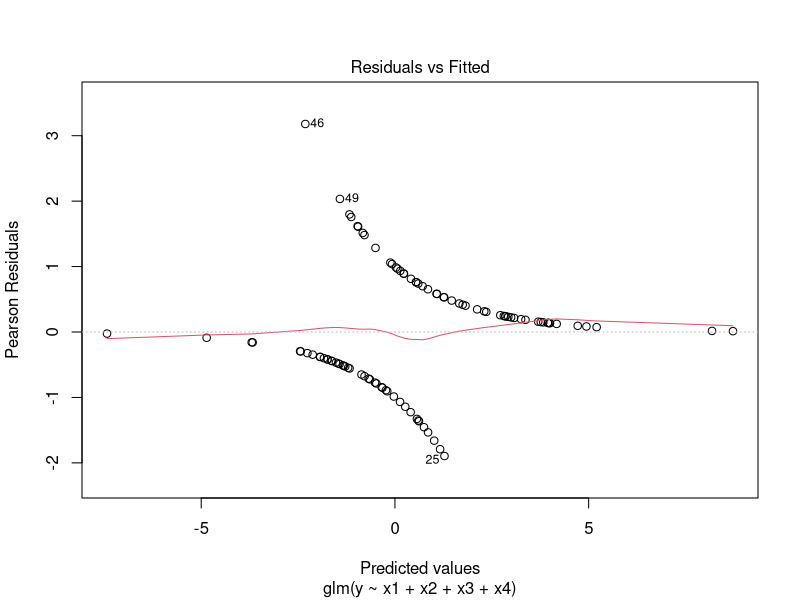
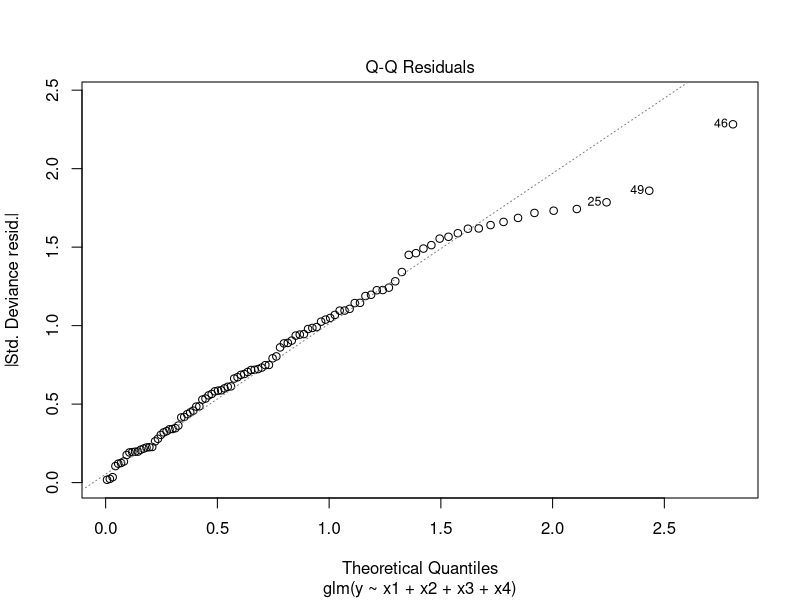
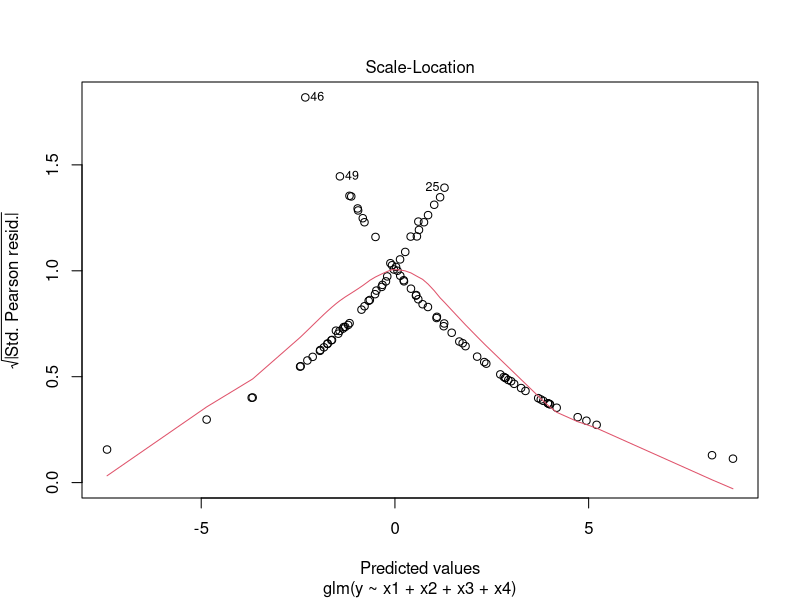
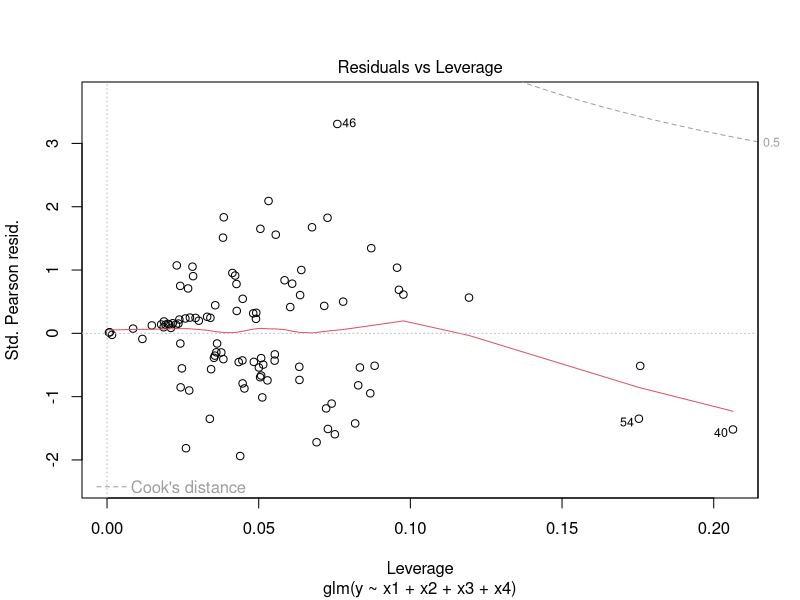
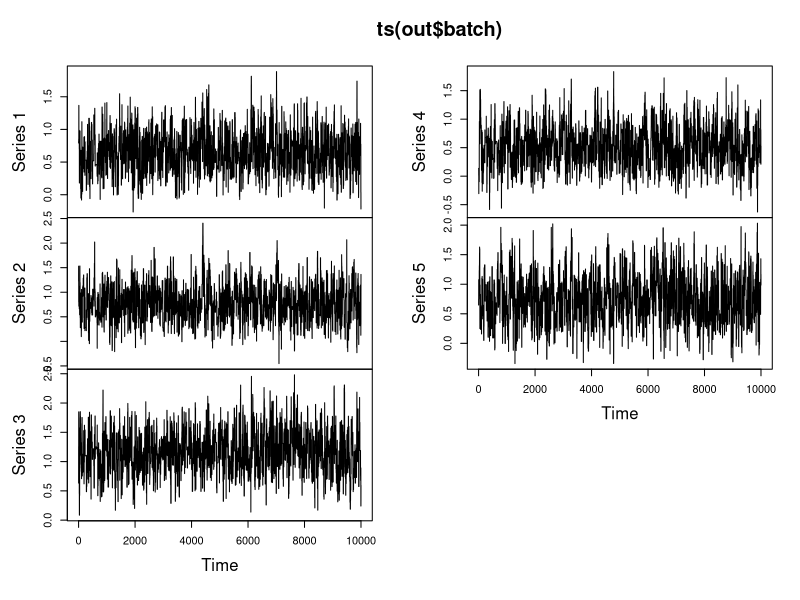
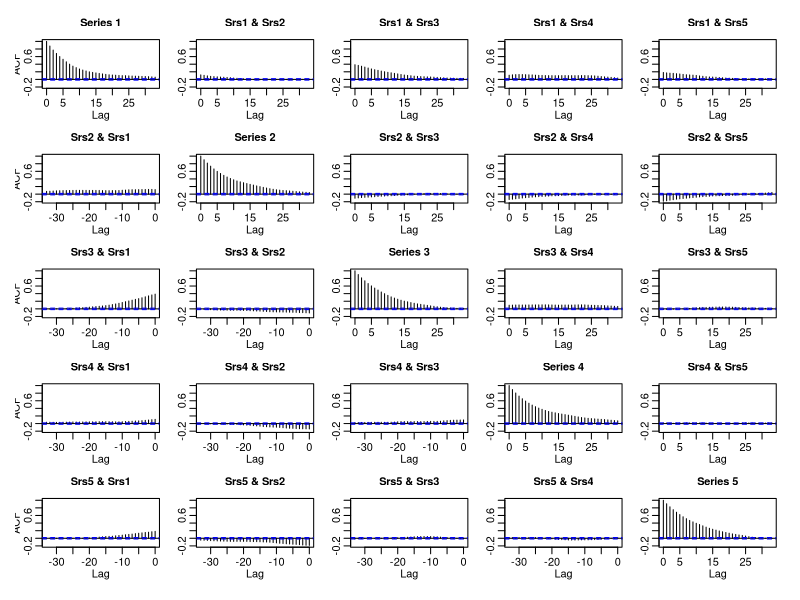

Source code (R) for these figures, in order: (Note: this script raises an error after producing the figures.)
library(mcmc)
data(logit)
out <- glm(y ~ x1 + x2 + x3 + x4, data=logit, family = binomial(), x = TRUE)
summary(out)
plot(out)

x <- out$x
y <- out$y

lupost <- function(beta, x, y) {
       eta <- as.numeric(x %*% beta)
       logp <- ifelse(eta < 0, eta - log1p(exp(eta)), - log1p(exp(- eta)))
       logq <- ifelse(eta < 0, - log1p(exp(eta)), - eta - log1p(exp(- eta)))
       logl <- sum(logp[y == 1]) + sum(logq[y == 0])
       return(logl - sum(beta^2) / 8) 
}


set.seed(42)
beta.init <- as.numeric(coefficients(out))
out <- metrop(lupost, initial = beta.init, nbatch= 1e3, x=x, y=y)
names(out)
out$accept

out <- metrop(out, scale = 0.1, x = x, y = y)
out$accept

out <- metrop(out, scale = 0.3, x = x, y = y)



out$accept

out <- metrop(out, scale = 0.5, x = x, y = y)
out$accept

out <- metrop(out, scale = 0.4, x = x, y = y)
out$accept

out <- metrop(out, nbatch = 1e4, x = x, y = y)
out$accept

out$time
plot(ts(out$batch))

acf(out$batch)



n <- 2e4
rho <- 0.99
x <- arima.sim(model = list(ar=rho), n=n)
x <- ev
plot(x, t='l')

out <-initseq(x)
plot(seq(along=out$Gamma.pos) - 1, out$Gamma.pos, xlab='k', 
     ylab = expression(Gamma[k]), type='l') 
lines(seq(along = out$Gamma.dec) - 1, out$Gamma.dec, lty='dotted')
lines(seq(along = out$Gamma.con) - 1, out$Gamma.con, lty='dashed')

out$var.con

blen <- 5
x.batch <- apply(matrix(x, nrow = blen), 2, mean)
x.batch
head(x.batch)

bout <- initseq(x.batch)
plot(seq(along = bout$Gamma.con) - 1, bout$Gamma.con,
             xlab = "k", ylab = expression(Gamma[k]), type = "l")
mean(x) + c(-1, 1) * qnorm(0.975) * sqrt(out$var.con / length(x))
mean(x.batch) + c(-1, 1) * qnorm(0.975) * sqrt(bout$var.con / length(x.batch))



x <- ev
out <- initseq(x)
metrop(out)


h <- function(x) if (all(x >= 0) && sum(x) <= 1) return(1) else return(-Inf)
out <- metrop(h, ev, 1000)
out$accept
# acceptance rate too low
out <- metrop(out, scale = 0.1)
out$accept
t.test(out$accept.batch)$conf.int
# acceptance rate o. k. (about 25 percent)
plot(out$batch[ , 1])
# but run length too short (few excursions from end to end of range)
out <- metrop(out, nbatch = 1e4)
out$accept
plot(out$batch[ , 1])
hist(out$batch[ , 1])
acf(out$batch[ , 1], lag.max = 250)
# looks like batch length of 250 is perhaps OK
out <- metrop(out, blen = 250, nbatch = 100)
apply(out$batch, 2, mean) # Monte Carlo estimates of means
apply(out$batch, 2, sd) / sqrt(out$nbatch) # Monte Carlo standard errors
t.test(out$accept.batch)$conf.int
acf(out$batch[ , 1]) # appears that blen is long enough



x <- eva
y <- ev
dat <- data.frame(x=eva, y=ev)
models <- list(lm(y ~ x, data = dat), 
               lm(y ~ I(1 / x), data = dat),
               lm(y ~ log(x), data = dat),
               nls(y ~ I(1 / x * a) + b * x, data = dat, start = list(a = 1, b = 1)), 
               nls(y ~ (a + b * log(x)), data = dat, start = setNames(coef(lm(y ~ log(x), data = dat)), c("a", "b"))),
               nls(y ~ I(exp(1) ^ (a + b * x)), data = dat, start = list(a = 0,b = 0)),
               nls(y ~ I(1 / x * a) + b, data = dat, start = list(a = 1,b = 1))
)

m <- lm(ev ~ log(eva))
summary(m)
plot(eva, ev)
lines(eva, m$fitted.values)


fit.lowess <- lowess(eva, ev, f=0.33)
fit.loess <- loess(ev ~ eva, span=0.1, degree=2)
plot(eva, ev)
lines(eva, fit.loess$fitted)

age <- seq(min(eva), max(eva), length.out = 1000)
predict.loess <- predict(fit.loess, age, se=TRUE)
lines(age, predict.loess$fit, col='red')

summary(fit.lowess)
summary(fit.loess)

plot(eva, ev, t='l')
lines(fit.lowess)
plot(eva, fit.loess)
